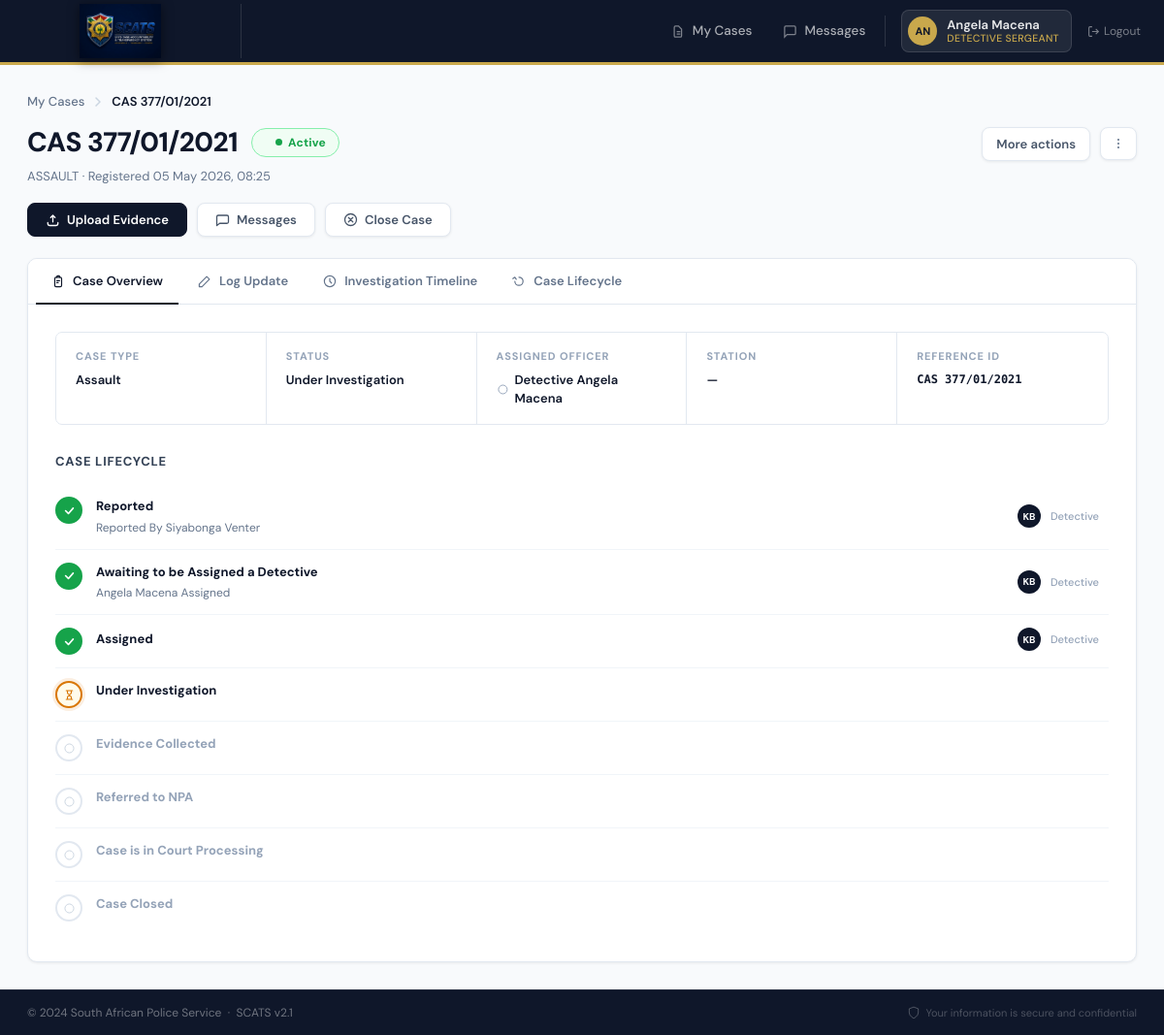
Page /cases/5/ (signed in) on the committed database.
### Detective/models.py (models this page shows, shortened)
class Detective(models.Model):
    user = models.OneToOneField(User, on_delete=models.CASCADE)
    personnel_number = models.CharField(max_length=50, unique=True)
    rank = models.CharField(max_length=50, default="Detective")

class Case(models.Model):
    cas_number = models.CharField(max_length=50)
    crime_category = models.CharField(max_length=100)
    status = models.CharField(max_length=50)
    victim_name = models.CharField(max_length=255, null=True, blank=True)
    assigned_to = models.ForeignKey(
        User,
        on_delete=models.CASCADE,
        related_name="assigned_cases",
    )
    created_by = models.ForeignKey(
        User,
        on_delete=models.SET_NULL,
        null=True,
        blank=True,
        related_name="created_cases",
    )
    created_at = models.DateTimeField(auto_now_add=True)
    updated_at = models.DateTimeField(auto_now=True)
    closure_reason = models.CharField(max_length=255, null=True, blank=True)
    closure_summary = models.TextField(null=True, blank=True)

class CaseLifecycleStage(models.Model):
    case = models.ForeignKey(Case, on_delete=models.CASCADE, related_name="lifecycle_stages")
    stage_key = models.CharField(max_length=50, choices=LIFECYCLE_STAGES)
    status = models.CharField(max_length=10, choices=STAGE_STATUS, default="pending")
    note = models.CharField(max_length=255, blank=True)
    updated_at = models.DateTimeField(auto_now=True)
    class Meta:
        unique_together = ("case", "stage_key")
        ordering = ["id"]

### Detective/views.py (the view)
# urls.py: path('cases/<int:pk>/', views.case_detail, name='case_detail'),
@login_required
def case_detail(request, pk):
    case = get_object_or_404(Case, pk=pk, assigned_to=request.user)
    updates = case.updates.all().order_by("-created_at")
    for key, _ in LIFECYCLE_STAGES:
        CaseLifecycleStage.objects.get_or_create(case=case, stage_key=key)
    lifecycle_stages = case.lifecycle_stages.all()  # ordered by id
    return render(request, "cases/case_detail.html", {
        "case": case,
        "updates": updates,
        "lifecycle_stages": lifecycle_stages,
    })

### templates/cases/case_detail.html (shortened to what this page needs)
{% extends "base.html" %}
{% block content %}
<nav class="breadcrumb" aria-label="Breadcrumb">
  <a href="{% url 'my_cases' %}">My Cases</a>
  <svg width="12" height="12" class="sep"><use href="#icon-breadcrumb-arrow"/></svg>
  <span class="current">{{ case.cas_number }}</span>
</nav>
<div class="page-header">
  <div class="header-left">
    <h1>{{ case.cas_number }}</h1>
    {% if case.status == "Investigating" %}
      <span class="badge badge-investigating"><span class="badge-dot"></span>{{ case.status }}</span>
    {% elif case.status == "CASE CLOSED" or case.status == "Closed" %}
      <span class="badge badge-closed"><span class="badge-dot"></span>Closed</span>
    {% elif case.status == "Stalled" %}
      <span class="badge badge-stalled"><span class="badge-dot"></span>{{ case.status }}</span>
    {% else %}
      <span class="badge badge-active"><span class="badge-dot"></span>Active</span>
    {% endif %}
  </div>
  <div class="more-actions">
    <button class="more-actions-btn" onclick="showToast('info','More Actions','Additional case actions coming soon.')">
      More actions
    </button>
    <button class="kebab-btn" onclick="showToast('info','Options','Case options menu coming soon.')">
      <svg width="16" height="16"><use href="#icon-kebab"/></svg>
    </button>
  </div>
</div>
<p class="page-sub">{{ case.crime_category|upper }}&nbsp;&middot;&nbsp;Registered {{ case.created_at|date:"d M Y, H:i" }}</p>
<div class="action-bar">
  <a href="{% url 'upload_evidence' case.id %}" class="btn btn-primary" onclick="scheduleToast('success','Evidence Upload','Evidence upload page opened.')">
    <svg width="15" height="15"><use href="#icon-upload"/></svg>
    Upload Evidence
  </a>
  <a href="{% url 'messages_case' case.id %}" class="btn btn-outline">
    <svg width="15" height="15"><use href="#icon-message"/></svg>
    Messages
  </a>
  {% if case.status == "CASE CLOSED" or case.status == "Closed" %}
    <button type="button" class="btn btn-danger" disabled>
      <svg width="15" height="15"><use href="#icon-x-circle"/></svg>
      Case Closed
    </button>
  {% else %}
    <a href="{% url 'close_case' case.id %}" class="btn btn-outline"
       onclick="scheduleToast('warning','Close Case','You are about to close this case. This action is permanent.')">
      <svg width="15" height="15"><use href="#icon-x-circle"/></svg>
      Close Case
    </a>
  {% endif %}
</div>
<div class="tabs-wrapper">
  <nav class="tabs-nav" role="tablist" aria-label="Case sections">
    <button class="tab-btn active" role="tab" id="tab-overview" aria-controls="panel-overview" aria-selected="true" onclick="switchTab('overview')">
      <svg width="14" height="14"><use href="#icon-clipboard"/></svg>Case Overview
    </button>
    <button class="tab-btn" role="tab" id="tab-update" aria-controls="panel-update" aria-selected="false" onclick="switchTab('update')">
      <svg width="14" height="14"><use href="#icon-edit"/></svg>Log Update
    </button>
    <button class="tab-btn" role="tab" id="tab-timeline" aria-controls="panel-timeline" aria-selected="false" onclick="switchTab('timeline')">
      <svg width="14" height="14"><use href="#icon-clock"/></svg>Investigation Timeline
    </button>
    <button class="tab-btn" role="tab" id="tab-lifecycle" aria-controls="panel-lifecycle" aria-selected="false" onclick="switchTab('lifecycle')">
      <svg width="14" height="14"><use href="#icon-lifecycle"/></svg>Case Lifecycle
    </button>
  </nav>
  <div class="tab-panel active" id="panel-overview" role="tabpanel" aria-labelledby="tab-overview">
    <div class="overview-grid">
      <div class="overview-cell">
        <div class="field-label">Case Type</div>
        <div class="field-value">{{ case.crime_category }}</div>
      </div>
      <div class="overview-cell">
        <div class="field-label">Status</div>
        <div class="field-value">
          {{ case.status }}
        </div>
      </div>
      <div class="overview-cell">
        <div class="field-label">Assigned Officer</div>
        <div class="field-value">
          <svg width="13" height="13" style="color:var(--grey-400)"><use href="#icon-circle"/></svg>
          Detective {{ case.assigned_to.get_full_name|default:case.assigned_to.username }}
        </div>
      </div>
      <div class="overview-cell">
        <div class="field-label">Station</div>
        <div class="field-value">{{ case.station|default:"&mdash;" }}</div>
      </div>
      <div class="overview-cell">
        <div class="field-label">Reference ID</div>
        <div class="field-value" style="font-family:var(--mono);font-size:12px;">{{ case.reference_id|default:case.cas_number }}</div>
      </div>
    </div>
    <div class="lifecycle-section">
      <div class="lifecycle-title">Case Lifecycle</div>
      <ul class="lifecycle-list">
        {% for stage in lifecycle_stages %}
        <li class="lifecycle-item {{ stage.status }}">
          <div class="lc-icon-wrap">
            <div class="lc-icon">
              {% if stage.status == "done" %}
                <svg width="13" height="13"><use href="#icon-check"/></svg>
              {% elif stage.status == "current" %}
                <svg width="13" height="13"><use href="#icon-hourglass"/></svg>
              {% else %}
                <svg width="13" height="13"><use href="#icon-circle"/></svg>
              {% endif %}
            </div>
          </div>
          <div class="lc-content">
            <div class="lc-row">
              <div>
                <div class="lc-name">{{ stage.get_stage_key_display }}</div>
                {% if stage.note %}<div class="lc-note">{{ stage.note }}</div>{% endif %}
              </div>
              {% if stage.status == "done" %}
              <div class="lc-meta-right">
                <div class="lc-avatar">{{ stage.actor_initials|default:"KB" }}</div>
                <div class="lc-role">{{ stage.actor_role|default:"Detective" }}</div>
              </div>
              {% endif %}
            </div>
          </div>
        </li>
        {% endfor %}
      </ul>
    </div>
  </div>
</div>
{% endblock %}

### templates/base.html (shortened to what this page needs)
{% load static %}
<!doctype html>
<html lang="en">
  <head>
  </head>
  <body>
    <header class="site-header">
      <div class="header-inner">
        <a href="#" class="logo-block">
          <img
            src="{% static 'images/scats_logo.jpeg' %}"
            alt="SCATS Logo"
            class="logo-img"
          />
        </a>
        <nav class="primary-nav">
          <a
            href="{% url 'my_cases' %}"
            class="nav-item{% if request.resolver_match.url_name == 'my_cases' %} active{% endif %}"
          >
            <svg width="15" height="15" fill="none" stroke="currentColor" stroke-width="2" viewBox="0 0 24 24">
              <path d="M9 12h6M9 16h6M17 21H7a2 2 0 01-2-2V5a2 2 0 012-2h5l5 5v11a2 2 0 01-2 2z"/>
            </svg>
            My Cases
          </a>
          <a
            href="{% url 'messages' %}"
            class="nav-item{% if request.resolver_match.url_name == 'messages' %} active{% endif %}"
          >
            <svg width="15" height="15" fill="none" stroke="currentColor" stroke-width="2" viewBox="0 0 24 24">
              <path d="M21 15a2 2 0 01-2 2H7l-4 4V5a2 2 0 012-2h14a2 2 0 012 2z"/>
            </svg>
            Messages
          </a>
        </nav>
        <div class="header-right">
          <div class="user-pill">
            <div class="user-avatar">
              {{ request.user.get_full_name|slice:":2"|upper|default:"U" }}
            </div>
            <div class="user-info">
              <span class="user-name">{{ request.user.get_full_name|default:"User" }}</span>
              {% if request.user.detective %}
                <span class="user-rank">{{ request.user.detective.rank }}</span>
              {% endif %}
            </div>
          </div>
          <form method="post" action="{% url 'logout' %}" style="display:inline; margin:0">
            <button
              type="submit"
              class="logout-link"
              style="background:none; border:none; cursor:pointer; font-family:'DM Sans',sans-serif; padding:0"
            >
              <svg width="13" height="13" fill="none" stroke="currentColor" stroke-width="2" viewBox="0 0 24 24">
                <path d="M9 21H5a2 2 0 01-2-2V5a2 2 0 012-2h4M16 17l5-5-5-5M21 12H9"/>
              </svg>
              Logout
            </button>
          </form>
        </div>
      </div>
    </header>
    <main class="page-wrapper">
      <div class="content-area">{% block content %}{% endblock %}</div>
    </main>
    <footer class="site-footer">
      <span class="footer-left">
        &copy; 2024 South African Police Service &nbsp;·&nbsp; SCATS v2.1
      </span>
      <div class="footer-right">
        <svg class="footer-shield" fill="none" stroke="currentColor" stroke-width="1.5" viewBox="0 0 24 24">
          <path d="M12 22s8-4 8-10V5l-8-3-8 3v7c0 6 8 10 8 10z"/>
        </svg>
        Your information is secure and confidential
      </div>
    </footer>
  </body>
</html>

### templates/base.html (style rules this page uses)
*, *::before, *::after { box-sizing: border-box; margin: 0; padding: 0; }
:root { --navy: #0a1628; --navy-mid: #0f2040; --navy-light: #1a3560; --gold: #c9a84c; --gold-light: #e8c76a; --sky: #2563b8; --sky-light: #3b7dd8; --bg: #f0f3f8; --surface: #ffffff; --border: #dde3ef; --text-main: #0a1628; --text-muted: #6b7a99; --text-light: #9aa3bb; --green: #166534; --green-bg: #dcfce7; --red: #991b1b; --red-bg: #fee2e2; --amber: #92400e; --amber-bg: #fef3c7; --blue: #1d4ed8; --blue-bg: #dbeafe; --radius: 8px; --radius-lg: 12px; --shadow-sm: 0 1px 3px rgba(10, 22, 40, 0.08), 0 1px 2px rgba(10, 22, 40, 0.06); --shadow: 0 4px 12px rgba(10, 22, 40, 0.1), 0 2px 6px rgba(10, 22, 40, 0.06); }
body { font-family: "DM Sans", sans-serif; background-color: var(--bg); color: var(--text-main); min-height: 100vh; display: flex; flex-direction: column; }
.site-header { background: var(--navy); border-bottom: 3px solid var(--gold); position: sticky; top: 0; z-index: 100; }
.header-inner { display: flex; align-items: center; gap: 0; height: 64px; padding: 0 24px; }
.logo-block { display: flex; align-items: center; padding-right: 24px; border-right: 1px solid rgba(255, 255, 255, 0.12); text-decoration: none; flex-shrink: 0; }
.logo-img { width: 200px; height: 56px; object-fit: contain; flex-shrink: 0; filter: drop-shadow(0 2px 6px rgba(0,0,0,0.5)); }
.primary-nav { display: flex; align-items: stretch; gap: 0; height: 100%; }
.nav-item { display: flex; align-items: center; gap: 7px; padding: 0 16px; color: rgba(255, 255, 255, 0.65); text-decoration: none; font-size: 13.5px; font-weight: 500; border-bottom: 3px solid transparent; margin-bottom: -3px; transition: color 0.15s, border-color 0.15s, background 0.15s; white-space: nowrap; }
.nav-item svg { flex-shrink: 0; opacity: 0.7; transition: opacity 0.15s; }
.header-right { display: flex; align-items: center; gap: 16px; padding-left: 12px; margin-left: auto; flex-shrink: 0; }
.user-pill { display: flex; align-items: center; gap: 10px; background: rgba(255, 255, 255, 0.08); border: 1px solid rgba(255, 255, 255, 0.12); border-radius: 8px; padding: 6px 12px 6px 6px; cursor: pointer; transition: background 0.15s; text-decoration: none; }
.user-avatar { width: 30px; height: 30px; border-radius: 50%; background: var(--gold); color: var(--navy); font-size: 11px; font-weight: 700; display: flex; align-items: center; justify-content: center; flex-shrink: 0; }
.user-info { display: flex; flex-direction: column; line-height: 1.2; }
.user-name { font-size: 13px; font-weight: 600; color: rgba(255, 255, 255, 0.9); }
.user-rank { font-size: 10.5px; font-weight: 500; color: var(--gold); letter-spacing: 0.3px; text-transform: uppercase; }
.logout-link { font-size: 12px; color: rgba(255, 255, 255, 0.45); text-decoration: none; display: flex; align-items: center; gap: 4px; transition: color 0.15s; }
.page-wrapper { flex: 1; display: flex; flex-direction: column; }
.content-area { flex: 1; padding: 28px 28px; max-width: 1400px; width: 100%; margin: 0 auto; }
.site-footer { background: var(--navy); border-top: 1px solid rgba(255, 255, 255, 0.08); padding: 14px 28px; display: flex; align-items: center; justify-content: space-between; }
.footer-left { font-size: 12px; color: rgba(255, 255, 255, 0.4); }
.footer-right { display: flex; align-items: center; gap: 6px; font-size: 11px; color: rgba(255, 255, 255, 0.25); }
.footer-shield { width: 14px; height: 14px; color: rgba(255, 255, 255, 0.3); }
.btn { display: inline-flex; align-items: center; gap: 6px; padding: 9px 16px; border-radius: var(--radius); font-family: "DM Sans", sans-serif; font-size: 13.5px; font-weight: 500; cursor: pointer; border: none; transition: all 0.15s; text-decoration: none; white-space: nowrap; }
.btn-primary { background: var(--sky); color: white; }
.badge { display: inline-flex; align-items: center; gap: 4px; padding: 3px 10px; border-radius: 20px; font-size: 11.5px; font-weight: 600; letter-spacing: 0.2px; white-space: nowrap; }
.badge::before { content: ""; width: 5px; height: 5px; border-radius: 50%; flex-shrink: 0; }

### rows in the picture
Case: cas_number "CAS 377/01/2021", crime_category "ASSAULT", created_at "05 May 2026, 08:25", crime_category "Assault", status "Under Investigation", assigned_to.get_full_name "Angela Macena", reference_id "CAS 377/01/2021"
CaseLifecycleStage: status "done" (drawn), stage_key "Reported", note "Reported By Siyabonga Venter", actor_initials "KB", actor_role "Detective"
CaseLifecycleStage: status "done" (drawn), stage_key "Awaiting to be Assigned a Detective", note "Angela Macena Assigned", actor_initials "KB", actor_role "Detective"
CaseLifecycleStage: status "done" (drawn), stage_key "Assigned", actor_initials "KB", actor_role "Detective"
CaseLifecycleStage: status "current" (drawn), stage_key "Under Investigation"
CaseLifecycleStage: status "pending" (drawn), stage_key "Evidence Collected"
CaseLifecycleStage: status "pending" (drawn), stage_key "Referred to NPA"
CaseLifecycleStage: status "pending" (drawn), stage_key "Case is in Court Processing"
CaseLifecycleStage: status "pending" (drawn), stage_key "Case Closed"

### other values in the picture
{{ request.user.get_full_name|slice:":2"|upper|default:"U" }} "AN"
{{ request.user.get_full_name|default:"User" }} "Angela Macena"
{{ request.user.detective.rank }} "DETECTIVE SERGEANT"
{{ case.station|default:"&mdash;" }} "—"
